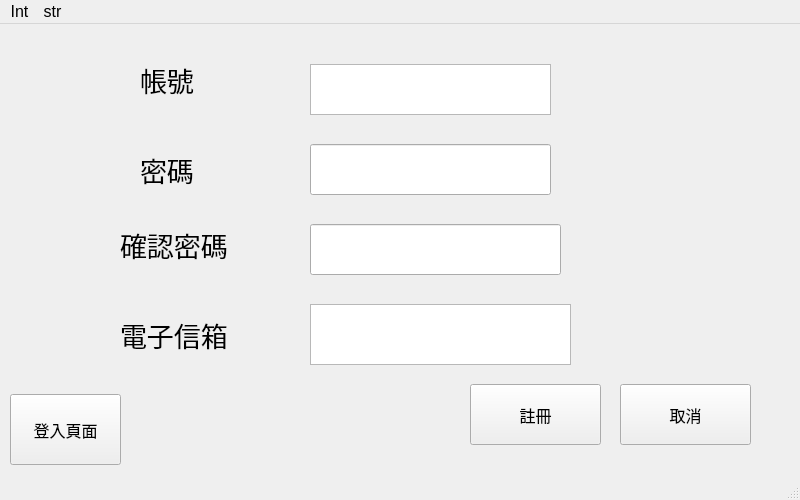
<?xml version="1.0" encoding="UTF-8"?>
<ui version="4.0">
 <class>MainWindow</class>
 <widget class="QMainWindow" name="MainWindow">
  <property name="geometry">
   <rect>
    <x>0</x>
    <y>0</y>
    <width>800</width>
    <height>500</height>
   </rect>
  </property>
  <property name="font">
   <font>
    <pointsize>12</pointsize>
   </font>
  </property>
  <property name="windowTitle">
   <string>MainWindow</string>
  </property>
  <widget class="QWidget" name="centralwidget">
   <widget class="QPushButton" name="res">
    <property name="geometry">
     <rect>
      <x>470</x>
      <y>360</y>
      <width>131</width>
      <height>61</height>
     </rect>
    </property>
    <property name="text">
     <string>註冊</string>
    </property>
   </widget>
   <widget class="QLabel" name="label">
    <property name="geometry">
     <rect>
      <x>140</x>
      <y>30</y>
      <width>91</width>
      <height>51</height>
     </rect>
    </property>
    <property name="font">
     <font>
      <pointsize>20</pointsize>
     </font>
    </property>
    <property name="text">
     <string>帳號</string>
    </property>
   </widget>
   <widget class="QLabel" name="label_2">
    <property name="geometry">
     <rect>
      <x>140</x>
      <y>120</y>
      <width>91</width>
      <height>51</height>
     </rect>
    </property>
    <property name="font">
     <font>
      <pointsize>20</pointsize>
     </font>
    </property>
    <property name="text">
     <string>密碼</string>
    </property>
   </widget>
   <widget class="QLabel" name="label_3">
    <property name="geometry">
     <rect>
      <x>120</x>
      <y>190</y>
      <width>141</width>
      <height>61</height>
     </rect>
    </property>
    <property name="font">
     <font>
      <pointsize>20</pointsize>
     </font>
    </property>
    <property name="text">
     <string>確認密碼</string>
    </property>
   </widget>
   <widget class="QTextEdit" name="acc">
    <property name="geometry">
     <rect>
      <x>310</x>
      <y>40</y>
      <width>241</width>
      <height>51</height>
     </rect>
    </property>
    <property name="font">
     <font>
      <pointsize>12</pointsize>
     </font>
    </property>
   </widget>
   <widget class="QLabel" name="label_4">
    <property name="geometry">
     <rect>
      <x>120</x>
      <y>280</y>
      <width>141</width>
      <height>61</height>
     </rect>
    </property>
    <property name="font">
     <font>
      <pointsize>20</pointsize>
     </font>
    </property>
    <property name="text">
     <string>電子信箱</string>
    </property>
   </widget>
   <widget class="QTextEdit" name="em">
    <property name="geometry">
     <rect>
      <x>310</x>
      <y>280</y>
      <width>261</width>
      <height>61</height>
     </rect>
    </property>
   </widget>
   <widget class="QPushButton" name="end">
    <property name="geometry">
     <rect>
      <x>620</x>
      <y>360</y>
      <width>131</width>
      <height>61</height>
     </rect>
    </property>
    <property name="text">
     <string>取消</string>
    </property>
   </widget>
   <widget class="QLabel" name="label_5pas">
    <property name="geometry">
     <rect>
      <x>570</x>
      <y>210</y>
      <width>221</width>
      <height>41</height>
     </rect>
    </property>
    <property name="font">
     <font>
      <pointsize>12</pointsize>
     </font>
    </property>
    <property name="text">
     <string/>
    </property>
   </widget>
   <widget class="QLabel" name="label_6acc">
    <property name="geometry">
     <rect>
      <x>580</x>
      <y>50</y>
      <width>201</width>
      <height>31</height>
     </rect>
    </property>
    <property name="text">
     <string/>
    </property>
   </widget>
   <widget class="QLabel" name="label_5">
    <property name="geometry">
     <rect>
      <x>580</x>
      <y>290</y>
      <width>201</width>
      <height>31</height>
     </rect>
    </property>
    <property name="text">
     <string/>
    </property>
   </widget>
   <widget class="QLabel" name="label_6">
    <property name="geometry">
     <rect>
      <x>270</x>
      <y>380</y>
      <width>161</width>
      <height>71</height>
     </rect>
    </property>
    <property name="font">
     <font>
      <pointsize>14</pointsize>
      <weight>75</weight>
      <bold>true</bold>
     </font>
    </property>
    <property name="text">
     <string/>
    </property>
   </widget>
   <widget class="QPushButton" name="login0">
    <property name="geometry">
     <rect>
      <x>10</x>
      <y>370</y>
      <width>111</width>
      <height>71</height>
     </rect>
    </property>
    <property name="text">
     <string>登入頁面</string>
    </property>
   </widget>
   <widget class="QLineEdit" name="pas">
    <property name="geometry">
     <rect>
      <x>310</x>
      <y>120</y>
      <width>241</width>
      <height>51</height>
     </rect>
    </property>
   </widget>
   <widget class="QLineEdit" name="pas2">
    <property name="geometry">
     <rect>
      <x>310</x>
      <y>200</y>
      <width>251</width>
      <height>51</height>
     </rect>
    </property>
   </widget>
  </widget>
  <widget class="QMenuBar" name="menubar">
   <property name="geometry">
    <rect>
     <x>0</x>
     <y>0</y>
     <width>800</width>
     <height>25</height>
    </rect>
   </property>
   <widget class="QMenu" name="menuInt">
    <property name="title">
     <string>Int</string>
    </property>
   </widget>
   <widget class="QMenu" name="menustr">
    <property name="title">
     <string>str</string>
    </property>
    <addaction name="separator"/>
   </widget>
   <addaction name="menuInt"/>
   <addaction name="menustr"/>
  </widget>
  <widget class="QStatusBar" name="statusbar"/>
 </widget>
 <tabstops>
  <tabstop>acc</tabstop>
  <tabstop>em</tabstop>
  <tabstop>res</tabstop>
  <tabstop>end</tabstop>
 </tabstops>
 <resources/>
 <connections/>
</ui>
